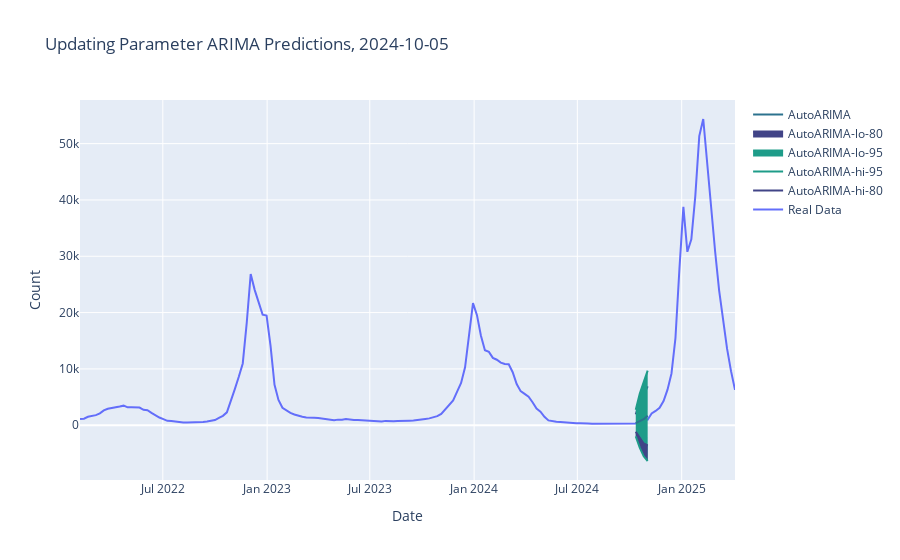
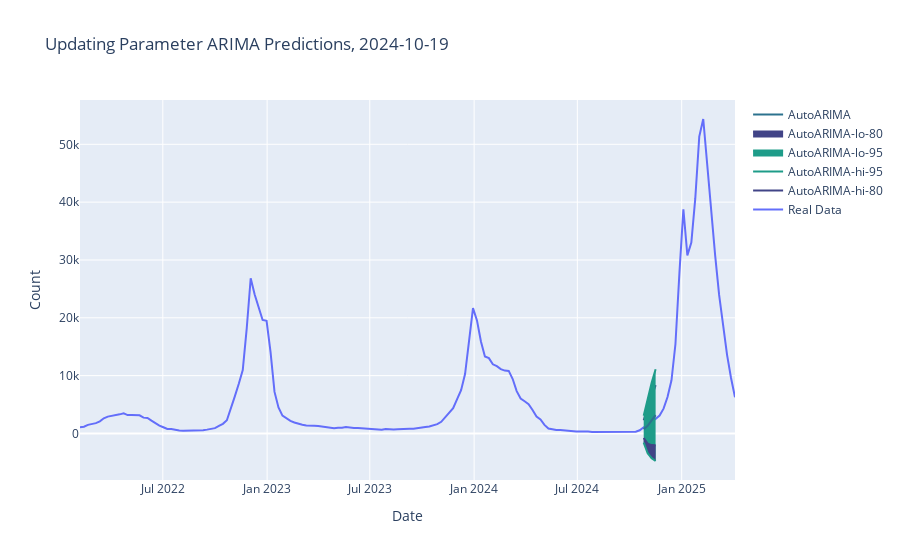
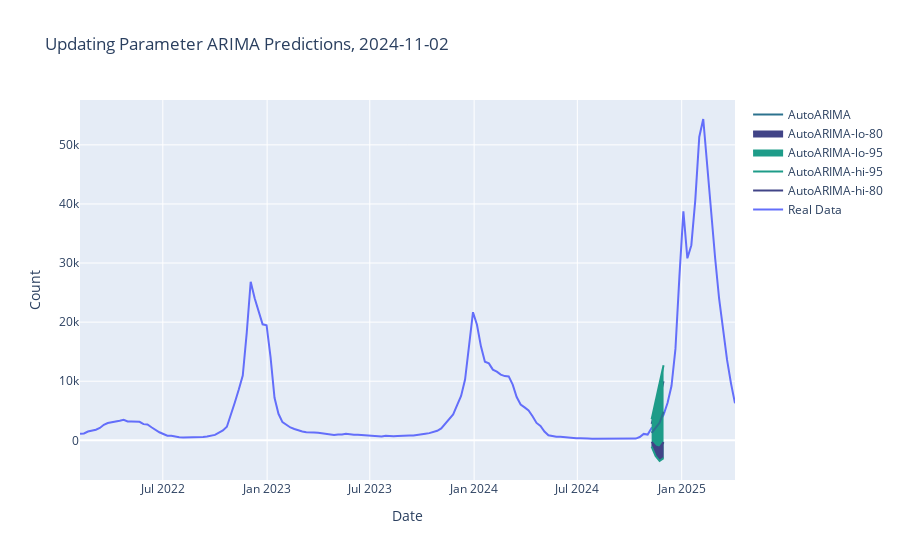
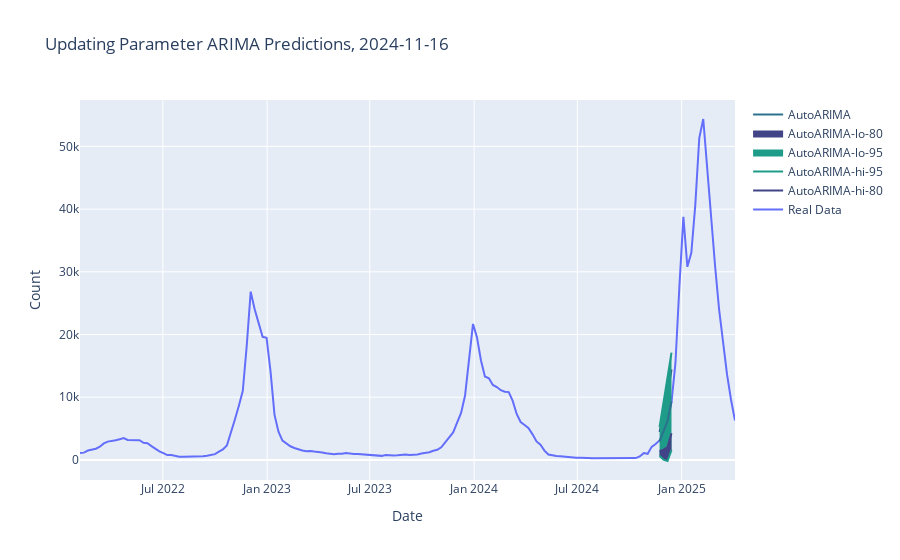

Here is the notebook cell these charts were saved with, in order:
### Code cell
UProcessor.create_graph()

### Figure 1 — Plotly figure (JSON) as saved in the notebook; plotly's stock layout.template omitted (floating-point values rounded to 4 significant figures; data arrays with more than 128 entries replaced by an {"elided": "..."} marker saying what was removed)
{"data": [{"mode": "lines", "name": "Real Data", "type": "scatter", "x": {"elided": "166 str values"}, "y": {"elided": "166 int values"}}, {"line": {"color": "#414487"}, "mode": "lines", "name": "AutoARIMA-hi-80", "type": "scatter", "x": ["2024-10-12T00:00:00", "2024-10-19T00:00:00", "2024-10-26T00:00:00", "2024-11-02T00:00:00"], "y": [1932.0, 3921.0, 5387.0, 6907.0]}, {"line": {"color": "#1e9c89"}, "mode": "lines", "name": "AutoARIMA-hi-95", "type": "scatter", "x": ["2024-10-12T00:00:00", "2024-10-19T00:00:00", "2024-10-26T00:00:00", "2024-11-02T00:00:00"], "y": [2751.0, 5575.0, 7670.0, 9682.0]}, {"fill": "tonexty", "fillcolor": "#1e9c89", "line": {"color": "#1e9c89"}, "mode": "lines", "name": "AutoARIMA-lo-95", "type": "scatter", "x": ["2024-10-12T00:00:00", "2024-10-19T00:00:00", "2024-10-26T00:00:00", "2024-11-02T00:00:00"], "y": [-1983.0, -3982.0, -5524.0, -6352.0]}, {"fill": "tonexty", "fillcolor": "#414487", "line": {"color": "#414487"}, "mode": "lines", "name": "AutoARIMA-lo-80", "type": "scatter", "x": ["2024-10-12T00:00:00", "2024-10-19T00:00:00", "2024-10-26T00:00:00", "2024-11-02T00:00:00"], "y": [-1164.0, -2328.0, -3240.0, -3577.0]}, {"line": {"color": "#2c728e"}, "mode": "lines", "name": "AutoARIMA", "type": "scatter", "x": ["2024-10-12T00:00:00", "2024-10-19T00:00:00", "2024-10-26T00:00:00", "2024-11-02T00:00:00"], "y": [384.0, 796.5, 1073.0, 1665.0]}], "layout": {"autosize": true, "hovermode": "x", "title": {"text": "Updating Parameter ARIMA Predictions, 2024-10-05"}, "xaxis": {"autorange": true, "range": ["2022-02-05", "2025-04-05"], "title": {"text": "Date"}, "type": "date"}, "yaxis": {"autorange": true, "range": [-9726.0, 57750.0], "title": {"text": "Count"}, "type": "linear"}}}

### Figure 2 — Plotly figure (JSON) as saved in the notebook; plotly's stock layout.template omitted (floating-point values rounded to 4 significant figures; data arrays with more than 128 entries replaced by an {"elided": "..."} marker saying what was removed)
{"data": [{"mode": "lines", "name": "Real Data", "type": "scatter", "x": {"elided": "166 str values"}, "y": {"elided": "166 int values"}}, {"line": {"color": "#414487"}, "mode": "lines", "name": "AutoARIMA-hi-80", "type": "scatter", "x": ["2024-10-26T00:00:00", "2024-11-02T00:00:00", "2024-11-09T00:00:00", "2024-11-16T00:00:00"], "y": [2278.0, 4414.0, 6517.0, 8348.0]}, {"line": {"color": "#1e9c89"}, "mode": "lines", "name": "AutoARIMA-hi-95", "type": "scatter", "x": ["2024-10-26T00:00:00", "2024-11-02T00:00:00", "2024-11-09T00:00:00", "2024-11-16T00:00:00"], "y": [3088.0, 6049.0, 8774.0, 11090.0]}, {"fill": "tonexty", "fillcolor": "#1e9c89", "line": {"color": "#1e9c89"}, "mode": "lines", "name": "AutoARIMA-lo-95", "type": "scatter", "x": ["2024-10-26T00:00:00", "2024-11-02T00:00:00", "2024-11-09T00:00:00", "2024-11-16T00:00:00"], "y": [-1591.0, -3398.0, -4268.0, -4758.0]}, {"fill": "tonexty", "fillcolor": "#414487", "line": {"color": "#414487"}, "mode": "lines", "name": "AutoARIMA-lo-80", "type": "scatter", "x": ["2024-10-26T00:00:00", "2024-11-02T00:00:00", "2024-11-09T00:00:00", "2024-11-16T00:00:00"], "y": [-780.9, -1763.0, -2011.0, -2015.0]}, {"line": {"color": "#2c728e"}, "mode": "lines", "name": "AutoARIMA", "type": "scatter", "x": ["2024-10-26T00:00:00", "2024-11-02T00:00:00", "2024-11-09T00:00:00", "2024-11-16T00:00:00"], "y": [748.8, 1325.0, 2253.0, 3167.0]}], "layout": {"autosize": true, "hovermode": "x", "title": {"text": "Updating Parameter ARIMA Predictions, 2024-10-19"}, "xaxis": {"autorange": true, "range": ["2022-02-05", "2025-04-05"], "title": {"text": "Date"}, "type": "date"}, "yaxis": {"autorange": true, "range": [-8044.0, 57660.0], "title": {"text": "Count"}, "type": "linear"}}}

### Figure 3 — Plotly figure (JSON) as saved in the notebook; plotly's stock layout.template omitted (floating-point values rounded to 4 significant figures; data arrays with more than 128 entries replaced by an {"elided": "..."} marker saying what was removed)
{"data": [{"mode": "lines", "name": "Real Data", "type": "scatter", "x": {"elided": "166 str values"}, "y": {"elided": "166 int values"}}, {"line": {"color": "#414487"}, "mode": "lines", "name": "AutoARIMA-hi-80", "type": "scatter", "x": ["2024-11-09T00:00:00", "2024-11-16T00:00:00", "2024-11-23T00:00:00", "2024-11-30T00:00:00"], "y": [2780.0, 5081.0, 7190.0, 9975.0]}, {"line": {"color": "#1e9c89"}, "mode": "lines", "name": "AutoARIMA-hi-95", "type": "scatter", "x": ["2024-11-09T00:00:00", "2024-11-16T00:00:00", "2024-11-23T00:00:00", "2024-11-30T00:00:00"], "y": [3584.0, 6702.0, 9427.0, 12690.0]}, {"fill": "tonexty", "fillcolor": "#1e9c89", "line": {"color": "#1e9c89"}, "mode": "lines", "name": "AutoARIMA-lo-95", "type": "scatter", "x": ["2024-11-09T00:00:00", "2024-11-16T00:00:00", "2024-11-23T00:00:00", "2024-11-30T00:00:00"], "y": [-1061.0, -2665.0, -3499.0, -3011.0]}, {"fill": "tonexty", "fillcolor": "#414487", "line": {"color": "#414487"}, "mode": "lines", "name": "AutoARIMA-lo-80", "type": "scatter", "x": ["2024-11-09T00:00:00", "2024-11-16T00:00:00", "2024-11-23T00:00:00", "2024-11-30T00:00:00"], "y": [-257.5, -1044.0, -1262.0, -293.4]}, {"line": {"color": "#2c728e"}, "mode": "lines", "name": "AutoARIMA", "type": "scatter", "x": ["2024-11-09T00:00:00", "2024-11-16T00:00:00", "2024-11-23T00:00:00", "2024-11-30T00:00:00"], "y": [1261.0, 2019.0, 2964.0, 4841.0]}], "layout": {"autosize": true, "hovermode": "x", "title": {"text": "Updating Parameter ARIMA Predictions, 2024-11-02"}, "xaxis": {"autorange": true, "range": ["2022-02-05", "2025-04-05"], "title": {"text": "Date"}, "type": "date"}, "yaxis": {"autorange": true, "range": [-6714.0, 57590.0], "title": {"text": "Count"}, "type": "linear"}}}

### Figure 4 — Plotly figure (JSON) as saved in the notebook; plotly's stock layout.template omitted (floating-point values rounded to 4 significant figures; data arrays with more than 128 entries replaced by an {"elided": "..."} marker saying what was removed)
{"data": [{"mode": "lines", "name": "Real Data", "type": "scatter", "x": {"elided": "166 str values"}, "y": {"elided": "166 int values"}}, {"line": {"color": "#414487"}, "mode": "lines", "name": "AutoARIMA-hi-80", "type": "scatter", "x": ["2024-11-23T00:00:00", "2024-11-30T00:00:00", "2024-12-07T00:00:00", "2024-12-14T00:00:00"], "y": [4462.0, 7710.0, 10410.0, 14420.0]}, {"line": {"color": "#1e9c89"}, "mode": "lines", "name": "AutoARIMA-hi-95", "type": "scatter", "x": ["2024-11-23T00:00:00", "2024-11-30T00:00:00", "2024-12-07T00:00:00", "2024-12-14T00:00:00"], "y": [5262.0, 9316.0, 12620.0, 17110.0]}, {"fill": "tonexty", "fillcolor": "#1e9c89", "line": {"color": "#1e9c89"}, "mode": "lines", "name": "AutoARIMA-lo-95", "type": "scatter", "x": ["2024-11-23T00:00:00", "2024-11-30T00:00:00", "2024-12-07T00:00:00", "2024-12-14T00:00:00"], "y": [639.7, 34.88, -172.6, 1571.0]}, {"fill": "tonexty", "fillcolor": "#414487", "line": {"color": "#414487"}, "mode": "lines", "name": "AutoARIMA-lo-80", "type": "scatter", "x": ["2024-11-23T00:00:00", "2024-11-30T00:00:00", "2024-12-07T00:00:00", "2024-12-14T00:00:00"], "y": [1440.0, 1641.0, 2042.0, 4259.0]}, {"line": {"color": "#2c728e"}, "mode": "lines", "name": "AutoARIMA", "type": "scatter", "x": ["2024-11-23T00:00:00", "2024-11-30T00:00:00", "2024-12-07T00:00:00", "2024-12-14T00:00:00"], "y": [2951.0, 4675.0, 6226.0, 9339.0]}], "layout": {"autosize": true, "hovermode": "x", "title": {"text": "Updating Parameter ARIMA Predictions, 2024-11-16"}, "xaxis": {"autorange": true, "range": ["2022-02-05", "2025-04-05"], "title": {"text": "Date"}, "type": "date"}, "yaxis": {"autorange": true, "range": [-3203.0, 57400.0], "title": {"text": "Count"}, "type": "linear"}}}
